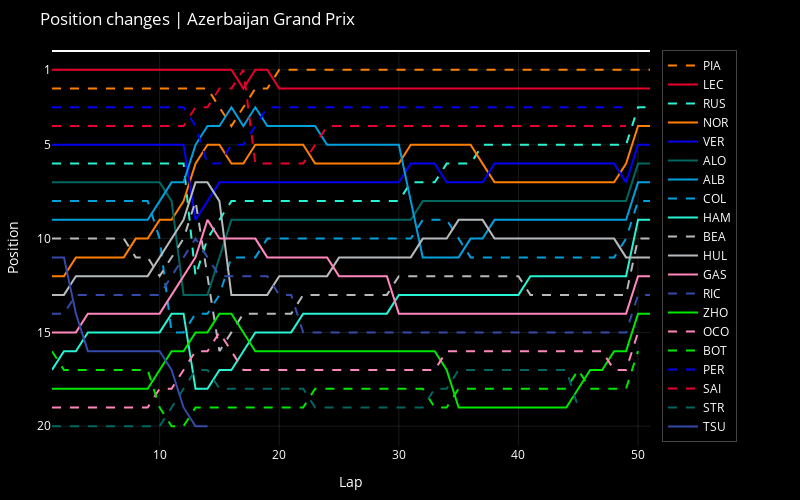

Notebook source saved alongside this figure:
### Code cell
position_changes_plotly(session)

### Figure 1 — Plotly figure (JSON) as saved in the notebook; plotly's stock layout.template omitted (floating-point values rounded to 4 significant figures)
{"data": [{"line": {"color": "#ff8000", "dash": "dash"}, "mode": "lines", "name": "PIA", "type": "scatter", "x": [1, 2, 3, 4, 5, 6, 7, 8, 9, 10, 11, 12, 13, 14, 15, 16, 17, 18, 19, 20, 21, 22, 23, 24, 25, 26, 27, 28, 29, 30, 31, 32, 33, 34, 35, 36, 37, 38, 39, 40, 41, 42, 43, 44, 45, 46, 47, 48, 49, 50, 51], "y": [2, 2, 2, 2, 2, 2, 2, 2, 2, 2, 2, 2, 2, 2, 3, 4, 3, 2, 2, 1, 1, 1, 1, 1, 1, 1, 1, 1, 1, 1, 1, 1, 1, 1, 1, 1, 1, 1, 1, 1, 1, 1, 1, 1, 1, 1, 1, 1, 1, 1, 1]}, {"line": {"color": "#e8002d", "dash": "solid"}, "mode": "lines", "name": "LEC", "type": "scatter", "x": [1, 2, 3, 4, 5, 6, 7, 8, 9, 10, 11, 12, 13, 14, 15, 16, 17, 18, 19, 20, 21, 22, 23, 24, 25, 26, 27, 28, 29, 30, 31, 32, 33, 34, 35, 36, 37, 38, 39, 40, 41, 42, 43, 44, 45, 46, 47, 48, 49, 50, 51], "y": [1, 1, 1, 1, 1, 1, 1, 1, 1, 1, 1, 1, 1, 1, 1, 1, 2, 1, 1, 2, 2, 2, 2, 2, 2, 2, 2, 2, 2, 2, 2, 2, 2, 2, 2, 2, 2, 2, 2, 2, 2, 2, 2, 2, 2, 2, 2, 2, 2, 2, 2]}, {"line": {"color": "#27f4d2", "dash": "dash"}, "mode": "lines", "name": "RUS", "type": "scatter", "x": [1, 2, 3, 4, 5, 6, 7, 8, 9, 10, 11, 12, 13, 14, 15, 16, 17, 18, 19, 20, 21, 22, 23, 24, 25, 26, 27, 28, 29, 30, 31, 32, 33, 34, 35, 36, 37, 38, 39, 40, 41, 42, 43, 44, 45, 46, 47, 48, 49, 50, 51], "y": [6, 6, 6, 6, 6, 6, 6, 6, 6, 6, 6, 6, 12, 10, 9, 8, 8, 8, 8, 8, 8, 8, 8, 8, 8, 8, 8, 8, 8, 8, 7, 7, 7, 6, 6, 6, 5, 5, 5, 5, 5, 5, 5, 5, 5, 5, 5, 5, 5, 3, 3]}, {"line": {"color": "#ff8000", "dash": "solid"}, "mode": "lines", "name": "NOR", "type": "scatter", "x": [1, 2, 3, 4, 5, 6, 7, 8, 9, 10, 11, 12, 13, 14, 15, 16, 17, 18, 19, 20, 21, 22, 23, 24, 25, 26, 27, 28, 29, 30, 31, 32, 33, 34, 35, 36, 37, 38, 39, 40, 41, 42, 43, 44, 45, 46, 47, 48, 49, 50, 51], "y": [12, 12, 11, 11, 11, 11, 11, 10, 10, 9, 9, 8, 6, 5, 5, 6, 6, 5, 5, 5, 5, 5, 6, 6, 6, 6, 6, 6, 6, 6, 5, 5, 5, 5, 5, 5, 6, 7, 7, 7, 7, 7, 7, 7, 7, 7, 7, 7, 6, 4, 4]}, {"line": {"color": "#0600ef", "dash": "solid"}, "mode": "lines", "name": "VER", "type": "scatter", "x": [1, 2, 3, 4, 5, 6, 7, 8, 9, 10, 11, 12, 13, 14, 15, 16, 17, 18, 19, 20, 21, 22, 23, 24, 25, 26, 27, 28, 29, 30, 31, 32, 33, 34, 35, 36, 37, 38, 39, 40, 41, 42, 43, 44, 45, 46, 47, 48, 49, 50, 51], "y": [5, 5, 5, 5, 5, 5, 5, 5, 5, 5, 5, 5, 9, 8, 7, 7, 7, 7, 7, 7, 7, 7, 7, 7, 7, 7, 7, 7, 7, 7, 6, 6, 6, 7, 7, 7, 7, 6, 6, 6, 6, 6, 6, 6, 6, 6, 6, 6, 7, 5, 5]}, {"line": {"color": "#00665f", "dash": "solid"}, "mode": "lines", "name": "ALO", "type": "scatter", "x": [1, 2, 3, 4, 5, 6, 7, 8, 9, 10, 11, 12, 13, 14, 15, 16, 17, 18, 19, 20, 21, 22, 23, 24, 25, 26, 27, 28, 29, 30, 31, 32, 33, 34, 35, 36, 37, 38, 39, 40, 41, 42, 43, 44, 45, 46, 47, 48, 49, 50, 51], "y": [7, 7, 7, 7, 7, 7, 7, 7, 7, 7, 8, 13, 13, 13, 11, 9, 9, 9, 9, 9, 9, 9, 9, 9, 9, 9, 9, 9, 9, 9, 9, 8, 8, 8, 8, 8, 8, 8, 8, 8, 8, 8, 8, 8, 8, 8, 8, 8, 8, 6, 6]}, {"line": {"color": "#00a0dd", "dash": "solid"}, "mode": "lines", "name": "ALB", "type": "scatter", "x": [1, 2, 3, 4, 5, 6, 7, 8, 9, 10, 11, 12, 13, 14, 15, 16, 17, 18, 19, 20, 21, 22, 23, 24, 25, 26, 27, 28, 29, 30, 31, 32, 33, 34, 35, 36, 37, 38, 39, 40, 41, 42, 43, 44, 45, 46, 47, 48, 49, 50, 51], "y": [9, 9, 9, 9, 9, 9, 9, 9, 9, 8, 7, 7, 5, 4, 4, 3, 4, 3, 4, 4, 4, 4, 4, 5, 5, 5, 5, 5, 5, 5, 8, 11, 11, 11, 11, 10, 10, 9, 9, 9, 9, 9, 9, 9, 9, 9, 9, 9, 9, 7, 7]}, {"line": {"color": "#00a0dd", "dash": "dash"}, "mode": "lines", "name": "COL", "type": "scatter", "x": [1, 2, 3, 4, 5, 6, 7, 8, 9, 10, 11, 12, 13, 14, 15, 16, 17, 18, 19, 20, 21, 22, 23, 24, 25, 26, 27, 28, 29, 30, 31, 32, 33, 34, 35, 36, 37, 38, 39, 40, 41, 42, 43, 44, 45, 46, 47, 48, 49, 50, 51], "y": [8, 8, 8, 8, 8, 8, 8, 8, 8, 10, 15, 15, 14, 14, 13, 11, 11, 11, 10, 10, 10, 10, 10, 10, 10, 10, 10, 10, 10, 10, 10, 9, 9, 9, 10, 11, 11, 11, 11, 11, 11, 11, 11, 11, 11, 11, 11, 11, 10, 8, 8]}, {"line": {"color": "#27f4d2", "dash": "solid"}, "mode": "lines", "name": "HAM", "type": "scatter", "x": [1, 2, 3, 4, 5, 6, 7, 8, 9, 10, 11, 12, 13, 14, 15, 16, 17, 18, 19, 20, 21, 22, 23, 24, 25, 26, 27, 28, 29, 30, 31, 32, 33, 34, 35, 36, 37, 38, 39, 40, 41, 42, 43, 44, 45, 46, 47, 48, 49, 50, 51], "y": [17, 16, 16, 15, 15, 15, 15, 15, 15, 15, 14, 14, 18, 18, 17, 17, 16, 15, 15, 15, 15, 14, 14, 14, 14, 14, 14, 14, 14, 13, 13, 13, 13, 13, 13, 13, 13, 13, 13, 13, 12, 12, 12, 12, 12, 12, 12, 12, 12, 9, 9]}, {"line": {"color": "#b6babd", "dash": "dash"}, "mode": "lines", "name": "BEA", "type": "scatter", "x": [1, 2, 3, 4, 5, 6, 7, 8, 9, 10, 11, 12, 13, 14, 15, 16, 17, 18, 19, 20, 21, 22, 23, 24, 25, 26, 27, 28, 29, 30, 31, 32, 33, 34, 35, 36, 37, 38, 39, 40, 41, 42, 43, 44, 45, 46, 47, 48, 49, 50, 51], "y": [10, 10, 10, 10, 10, 10, 10, 11, 11, 12, 11, 10, 8, 12, 16, 15, 14, 14, 14, 14, 14, 13, 13, 13, 13, 13, 13, 13, 13, 12, 12, 12, 12, 12, 12, 12, 12, 12, 12, 12, 13, 13, 13, 13, 13, 13, 13, 13, 13, 10, 10]}, {"line": {"color": "#b6babd", "dash": "solid"}, "mode": "lines", "name": "HUL", "type": "scatter", "x": [1, 2, 3, 4, 5, 6, 7, 8, 9, 10, 11, 12, 13, 14, 15, 16, 17, 18, 19, 20, 21, 22, 23, 24, 25, 26, 27, 28, 29, 30, 31, 32, 33, 34, 35, 36, 37, 38, 39, 40, 41, 42, 43, 44, 45, 46, 47, 48, 49, 50, 51], "y": [13, 13, 12, 12, 12, 12, 12, 12, 12, 11, 10, 9, 7, 7, 8, 13, 13, 13, 13, 12, 12, 12, 12, 12, 11, 11, 11, 11, 11, 11, 11, 10, 10, 10, 9, 9, 9, 10, 10, 10, 10, 10, 10, 10, 10, 10, 10, 10, 11, 11, 11]}, {"line": {"color": "#ff87bc", "dash": "solid"}, "mode": "lines", "name": "GAS", "type": "scatter", "x": [1, 2, 3, 4, 5, 6, 7, 8, 9, 10, 11, 12, 13, 14, 15, 16, 17, 18, 19, 20, 21, 22, 23, 24, 25, 26, 27, 28, 29, 30, 31, 32, 33, 34, 35, 36, 37, 38, 39, 40, 41, 42, 43, 44, 45, 46, 47, 48, 49, 50, 51], "y": [15, 15, 15, 14, 14, 14, 14, 14, 14, 14, 13, 12, 11, 9, 10, 10, 10, 10, 11, 11, 11, 11, 11, 11, 12, 12, 12, 12, 12, 14, 14, 14, 14, 14, 14, 14, 14, 14, 14, 14, 14, 14, 14, 14, 14, 14, 14, 14, 14, 12, 12]}, {"line": {"color": "#364aa9", "dash": "dash"}, "mode": "lines", "name": "RIC", "type": "scatter", "x": [1, 2, 3, 4, 5, 6, 7, 8, 9, 10, 11, 12, 13, 14, 15, 16, 17, 18, 19, 20, 21, 22, 23, 24, 25, 26, 27, 28, 29, 30, 31, 32, 33, 34, 35, 36, 37, 38, 39, 40, 41, 42, 43, 44, 45, 46, 47, 48, 49, 50, 51], "y": [14, 14, 13, 13, 13, 13, 13, 13, 13, 13, 12, 11, 10, 11, 12, 12, 12, 12, 12, 13, 13, 15, 15, 15, 15, 15, 15, 15, 15, 15, 15, 15, 15, 15, 15, 15, 15, 15, 15, 15, 15, 15, 15, 15, 15, 15, 15, 15, 15, 13, 13]}, {"line": {"color": "#00e700", "dash": "solid"}, "mode": "lines", "name": "ZHO", "type": "scatter", "x": [1, 2, 3, 4, 5, 6, 7, 8, 9, 10, 11, 12, 13, 14, 15, 16, 17, 18, 19, 20, 21, 22, 23, 24, 25, 26, 27, 28, 29, 30, 31, 32, 33, 34, 35, 36, 37, 38, 39, 40, 41, 42, 43, 44, 45, 46, 47, 48, 49, 50, 51], "y": [18, 18, 18, 18, 18, 18, 18, 18, 18, 17, 16, 16, 15, 15, 14, 14, 15, 16, 16, 16, 16, 16, 16, 16, 16, 16, 16, 16, 16, 16, 16, 16, 16, 17, 19, 19, 19, 19, 19, 19, 19, 19, 19, 19, 18, 17, 17, 16, 16, 14, 14]}, {"line": {"color": "#ff87bc", "dash": "dash"}, "mode": "lines", "name": "OCO", "type": "scatter", "x": [1, 2, 3, 4, 5, 6, 7, 8, 9, 10, 11, 12, 13, 14, 15, 16, 17, 18, 19, 20, 21, 22, 23, 24, 25, 26, 27, 28, 29, 30, 31, 32, 33, 34, 35, 36, 37, 38, 39, 40, 41, 42, 43, 44, 45, 46, 47, 48, 49, 50], "y": [19, 19, 19, 19, 19, 19, 19, 19, 19, 18, 18, 17, 16, 16, 15, 16, 17, 17, 17, 17, 17, 17, 17, 17, 17, 17, 17, 17, 17, 17, 17, 17, 17, 16, 16, 16, 16, 16, 16, 16, 16, 16, 16, 16, 16, 16, 16, 17, 17, 15]}, {"line": {"color": "#00e700", "dash": "dash"}, "mode": "lines", "name": "BOT", "type": "scatter", "x": [1, 2, 3, 4, 5, 6, 7, 8, 9, 10, 11, 12, 13, 14, 15, 16, 17, 18, 19, 20, 21, 22, 23, 24, 25, 26, 27, 28, 29, 30, 31, 32, 33, 34, 35, 36, 37, 38, 39, 40, 41, 42, 43, 44, 45, 46, 47, 48, 49, 50], "y": [16, 17, 17, 17, 17, 17, 17, 17, 17, 19, 20, 20, 19, 19, 19, 19, 19, 19, 19, 19, 19, 19, 18, 18, 18, 18, 18, 18, 18, 18, 18, 18, 19, 19, 18, 18, 18, 18, 18, 18, 18, 18, 18, 18, 17, 18, 18, 18, 18, 16]}, {"line": {"color": "#0600ef", "dash": "dash"}, "mode": "lines", "name": "PER", "type": "scatter", "x": [1, 2, 3, 4, 5, 6, 7, 8, 9, 10, 11, 12, 13, 14, 15, 16, 17, 18, 19, 20, 21, 22, 23, 24, 25, 26, 27, 28, 29, 30, 31, 32, 33, 34, 35, 36, 37, 38, 39, 40, 41, 42, 43, 44, 45, 46, 47, 48, 49, 50], "y": [3, 3, 3, 3, 3, 3, 3, 3, 3, 3, 3, 3, 4, 6, 6, 5, 5, 4, 3, 3, 3, 3, 3, 3, 3, 3, 3, 3, 3, 3, 3, 3, 3, 3, 3, 3, 3, 3, 3, 3, 3, 3, 3, 3, 3, 3, 3, 3, 3, null]}, {"line": {"color": "#e8002d", "dash": "dash"}, "mode": "lines", "name": "SAI", "type": "scatter", "x": [1, 2, 3, 4, 5, 6, 7, 8, 9, 10, 11, 12, 13, 14, 15, 16, 17, 18, 19, 20, 21, 22, 23, 24, 25, 26, 27, 28, 29, 30, 31, 32, 33, 34, 35, 36, 37, 38, 39, 40, 41, 42, 43, 44, 45, 46, 47, 48, 49, 50], "y": [4, 4, 4, 4, 4, 4, 4, 4, 4, 4, 4, 4, 3, 3, 2, 2, 1, 6, 6, 6, 6, 6, 5, 4, 4, 4, 4, 4, 4, 4, 4, 4, 4, 4, 4, 4, 4, 4, 4, 4, 4, 4, 4, 4, 4, 4, 4, 4, 4, null]}, {"line": {"color": "#00665f", "dash": "dash"}, "mode": "lines", "name": "STR", "type": "scatter", "x": [1, 2, 3, 4, 5, 6, 7, 8, 9, 10, 11, 12, 13, 14, 15, 16, 17, 18, 19, 20, 21, 22, 23, 24, 25, 26, 27, 28, 29, 30, 31, 32, 33, 34, 35, 36, 37, 38, 39, 40, 41, 42, 43, 44, 45], "y": [20, 20, 20, 20, 20, 20, 20, 20, 20, 20, 19, 18, 17, 17, 18, 18, 18, 18, 18, 18, 18, 18, 19, 19, 19, 19, 19, 19, 19, 19, 19, 19, 18, 18, 17, 17, 17, 17, 17, 17, 17, 17, 17, 17, 19]}, {"line": {"color": "#364aa9", "dash": "solid"}, "mode": "lines", "name": "TSU", "type": "scatter", "x": [1, 2, 3, 4, 5, 6, 7, 8, 9, 10, 11, 12, 13, 14], "y": [11, 11, 14, 16, 16, 16, 16, 16, 16, 16, 17, 19, 20, 20]}], "layout": {"font": {"color": "white"}, "height": 500, "legend": {"bgcolor": "rgba(0, 0, 0, 0.5)", "borderwidth": 1, "font": {"color": "white"}, "x": 1.02, "y": 1}, "margin": {"b": 50, "l": 50, "r": 150, "t": 50}, "paper_bgcolor": "black", "plot_bgcolor": "black", "title": {"text": "Position changes | Azerbaijan Grand Prix"}, "width": 800, "xaxis": {"gridcolor": "rgba(255, 255, 255, 0.1)", "title": {"text": "Lap"}}, "yaxis": {"autorange": "reversed", "gridcolor": "rgba(255, 255, 255, 0.1)", "tickvals": [1, 5, 10, 15, 20], "title": {"text": "Position"}}}}
